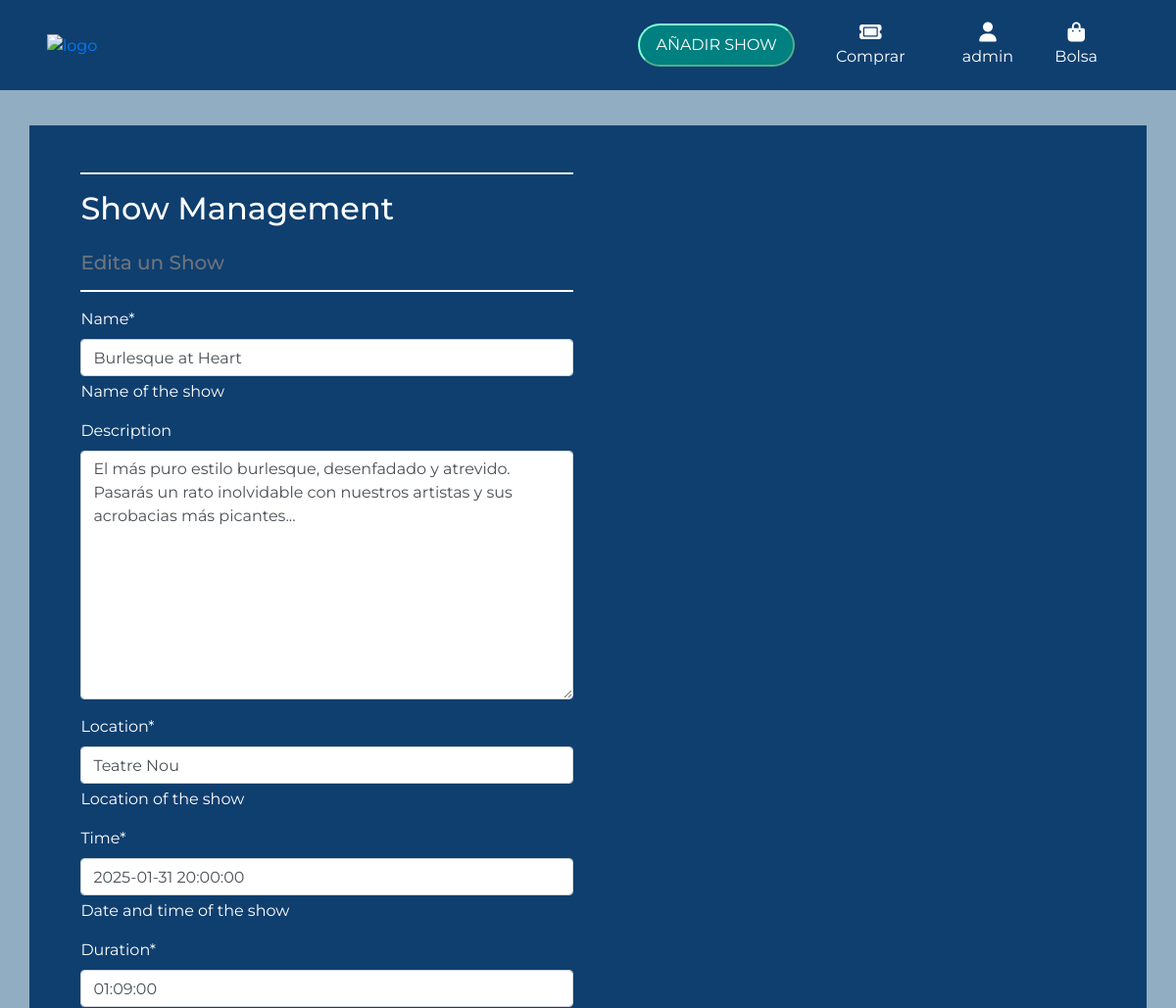
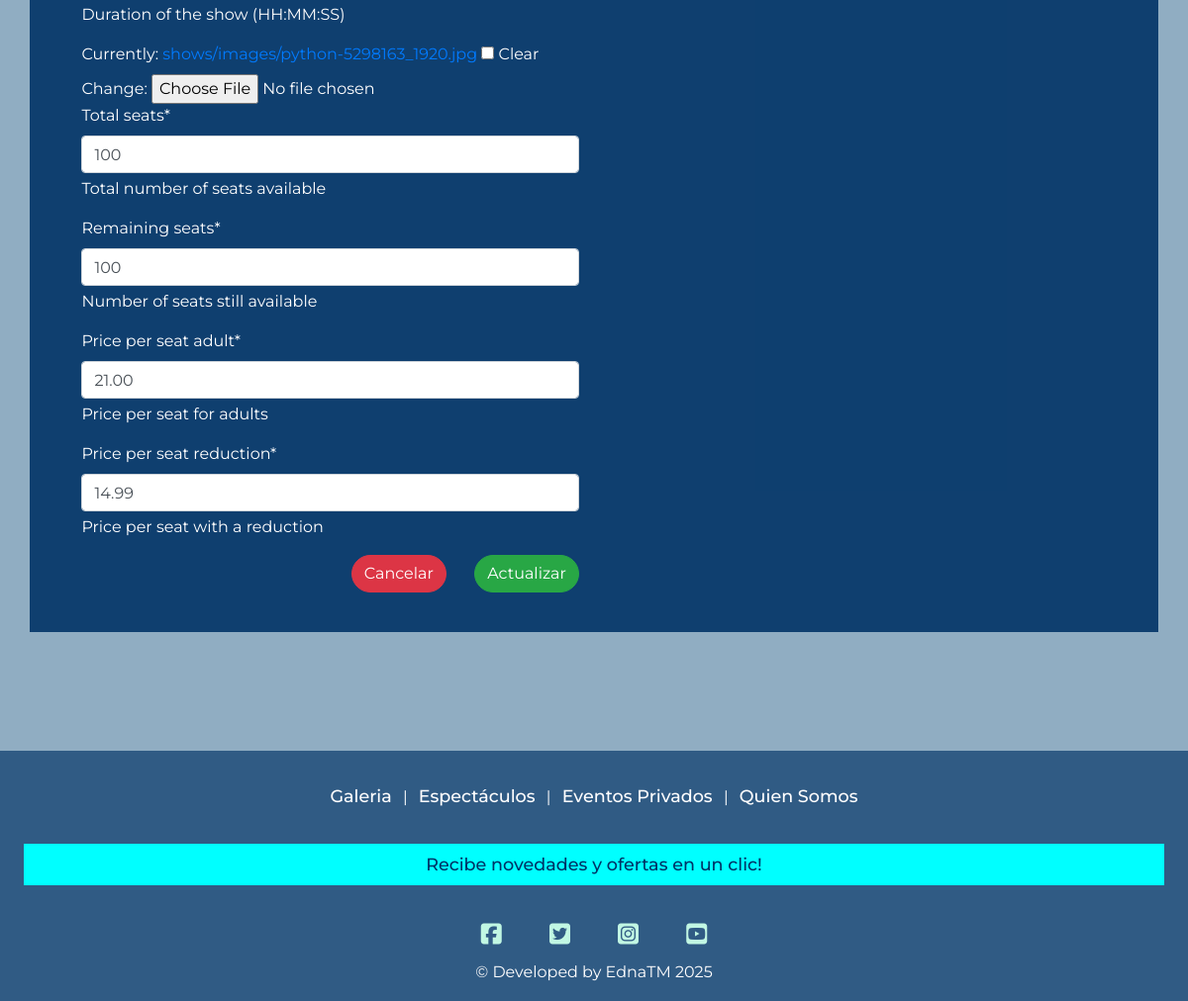
Screenshot of /shows/1/edit/ (signed in) with the database file from the repository (2 pictures, top to bottom).
### shows/models.py (models this page shows, shortened)
class Show(models.Model):
    id = models.IntegerField(primary_key=True, unique=True, editable=False)
    name = models.CharField(max_length=200, help_text="Name of the show")
    description = models.TextField(blank=True, null=True)
    location = models.CharField(max_length=200, help_text="Location of the show")
    time = models.DateTimeField(help_text="Date and time of the show")
    duration = models.DurationField(help_text="Duration of the show (HH:MM:SS)")
    image = models.ImageField(upload_to='shows/images/', help_text="Image representing the show", blank=True, null=True)
    total_seats = models.PositiveIntegerField(help_text="Total number of seats available")
    remaining_seats = models.PositiveIntegerField(help_text="Number of seats still available")
    price_per_seat_adult = models.DecimalField(
        max_digits=5,
        decimal_places=2,
        default=Decimal('20.00'),
        help_text="Price per seat for adults",
    )
    price_per_seat_reduction = models.DecimalField(
        max_digits=5,
        decimal_places=2,
        default=Decimal('15.00'),
        help_text="Price per seat with a reduction"
    )

### shows/views.py (the view)
# urls.py: path('<int:show_id>/edit/', views.edit_show, name='edit_show'),
@login_required
def edit_show(request, show_id):
    show = get_object_or_404(Show, id=show_id)
    if request.method == 'POST':
        form = ShowForm(request.POST, request.FILES, instance=show)
        if form.is_valid():
            form.save()
            messages.success(request, f"The show '{show.name}' has been updated successfully!")
            return redirect('shows:show_details', show_id=show.id)
        else:
            messages.error(request, "Failed to update the show. Please correct the errors below.")
    else:
        form = ShowForm(instance=show)
    return render(request, 'shows/edit_show.html', {'form': form, 'show': show})

### shows/forms.py
class ShowForm(forms.ModelForm):
    class Meta:
        model = Show
        fields = [
            'name', 'description', 'location', 'time', 'duration', 'image',
            'total_seats', 'remaining_seats', 'price_per_seat_adult', 'price_per_seat_reduction'
        ]

### shows/templates/shows/edit_show.html (shortened to what this page needs)
{% extends "base.html" %}
{% load static %}
{% block content %}
    <div id="bag" class="container">
        <div class="row">
            <div class="col-12 col-md-6">
                <hr>
                <h2 class="eg-title mb-4">Show Management</h2>
                <h5 class="text-muted">Edita un Show</h5>
                <hr>
            </div>
        </div>
        <div class="row">
            <div class="col-12 col-md-6">
                <form method="POST" action="{% url 'shows:edit_show' show.id %}" class="form mb-2" enctype="multipart/form-data">
                    {% for field in form %}
                        {% if field.name != 'image' %}
                            {{ field | as_crispy_field }}
                        {% else %}
                            {{ field }}
                        {% endif %}
                    {% endfor %}
                    <div class="text-right">
                        <a class="btn btn-danger rounded-pill mr-4" href="{% url 'shows:show_list' %}" aria-label="cancel the update and return to list of shows">Cancelar</a>
                        <button class="btn btn-success rounded-pill" type="submit">Actualizar</button>
                    </div>
                </form>
            </div>
        </div>
    </div>
{% endblock %}

### templates/base.html (shortened to what this page needs)
{% load static %}
<!-- {% url 'profiles:profile' as profile %}
{% url 'home:subscribe_form' as subscribe_form %} -->
<!doctype html>
<html lang="en">
  <head>
    {% block corecss %}
    <link rel="stylesheet" href="https://cdn.jsdelivr.net/npm/bootstrap@4.6.2/dist/css/bootstrap.min.css"
>
    <link rel="stylesheet" href="{% static 'css/base.css' %}">
    {% endblock %}
  </head>
  <body>
    <header class="container-fluid fixed-top w-100 p-0">
        <div id="topnav" class="row d-none d-lg-flex m-0">
          <div class="col-12 col-sm-3 my-auto py-1 py-lg-0 text-center text-lg-left">
            <a href="{% url 'home' %}" class="nav-link" aria-label="go to the home page">
              <img src="" alt="logo" class="logo">
            </a>
          </div>
          <div class="col-12 col-md-9 my-auto py-1 py-lg-0">
            <ul class="list-inline list-unstyled text-right my-0">
              <li class="list-inline-item">
                {% if user.is_authenticated and user.is_superuser %}
                <div class="my-auto py-1 py-lg-0 mb-4 mb-md-0 pl-md-0">
                    <a href="{% url 'shows:add_show' %}" class="btn btn-add-event rounded-pill mb-4" aria-label="add new show">Añadir Show</a>
                </div>
                {% endif %}
              </li>
              <li class="list-inline-item">
                  <div class="nav-link text-center">
                    <a href="{% url 'shows:show_list' %}" class="mt-0 pt-0">
                      <div><i class="fas fa-ticket fa-lg icon-nav mb-0"></i></div>
                      <p class="my-0 text-white">Comprar</p>
                    </a>
                  </div>
              </li>
              <li class="list-inline-item dropdown">
                <a class="nav-link pt-0 pb-0" href="#" id="user-options" data-toggle="dropdown"
                  aria-haspopup="true" aria-expanded="false">
                  <div class="text-center">
                    <div><i class="fas fa-user fa-lg icon-nav"></i></div>
                    {% if request.user.is_authenticated %}
                    <p class="my-0 text-white">{{ user.username }}</p>
                    {% else %}
                    <p class="my-0 text-white">Mi Cuenta</p>
                    {% endif %}
                  </div>
                </a>
              </li>
              <li class="list-inline-item pr-5">
                <a href="{% url 'bag:bag' %}" aria-label="go to your bag page to update quantity, and see subtotals">
                  <div class="text-center">
                    <div><i class="fas fa-shopping-bag fa-lg icon-nav"></i></div>
                    <p class="my-0 text-white turquoise-hover">
                      {% if grand_total %}
                      ${{ grand_total|floatformat:2 }}
                      {% else %}
                      Bolsa
                      {% endif %}
                    </p>
                  </div>
                </a>
              </li>
            </ul>
          </div>
        </div>
    </header>
    <div class="main-bg">
      <main class="d-flex flex-grow-1 mt-5">
      {% block content %}
      {% endblock %}
      </main>
    </div>
    <footer class="footer d-flex flex-column justify-content-center h-25">
      <p class="mt-3 mb-1 text-center text-white">
        <a href="{% url 'gallery' %}" aria-label="go to the gallery page">Galeria</a> |
        <a href="{% url 'shows:show_list' %}" aria-label="go to the about page">Espectáculos</a> |
        <a href="{}" aria-label="go to service page for individuals">Eventos Privados</a> |
        <a href="{}" aria-label="go to the about page">Quien Somos</a>
      </p>
      <a href="{}" aria-label="go to the newsletter subscription form"><p id="subscribe-link" class="mt-3 mb-1 text-center text-white">Recibe novedades y ofertas en un clic!</p></a>
      <p class="m-0 mt-1 text-center">
          <a href="https://www.facebook.com" target= "_blank" aria-label="go to facebook our facebook profile page"><i class="fab fa-facebook-square icons-social"></i></a>
          <a href="https://www.twitter.com" target= "_blank" aria-label="go to twitter site"><i class="fab fa-twitter-square ms-3 icons-social"></i></a>
          <a href="https://www.instagram.com" target= "_blank" aria-label="go to instagram site"><i class="fab fa-instagram-square ms-3 icons-social"></i></a>
          <a href="https://www.youtube.com" target= "_blank" aria-label="go to youtube site"><i class="fab fa-youtube-square ms-3 icons-social"></i></a>
      </p>
      <p class="m-0 text-center text-white">
        {% block copyright %}© Developed by EdnaTM 2025 {% endblock copyright %}
      </p>
    </footer>
  </body>
</html>

### static/css/base.css (style rules this page uses)
*, *::before, *::after { box-sizing: border-box; }
body { background: url('/media/chica_telas_circo.jpg') no-repeat center center fixed; background-size: cover; color: #555; font-family: "Montserrat", sans-serif; padding: 0 !important; display: flex; flex-direction: column; }
footer { margin-top: 60px; }
a { text-decoration: none !important; }
.main-bg { margin: 0 0 auto; flex-grow: 1 !important; min-height: calc(100vh - 252.8px) !important; max-height: fit-content !important; background-color: rgba(0, 51, 102,0.4); padding: 0 0 120px; }
#topnav, .mobile-nav { background-color: rgba(0, 51, 102,0.9); max-height: 126px; width: 100%; max-width: 100%; padding: 0 17px; }
.btn-add-event, .btn-custom-teal { width: 100%; max-width: 320px; background: teal; color: white; text-transform: uppercase; padding: 0.5rem 1rem; border: outset 2px aquamarine; transition: color .15s ease-in-out,background-color .15s ease-in-out,border-color .15s ease-in-out,box-shadow .15s ease-in-out; }
.nav-link { cursor: pointer; }
.icon-nav { color: #fff; margin-top: 1.5rem; }
.list-inline-item { padding-right: 14px; }
#bag { padding: 2rem; margin-top: 80px; background-color: rgb(0,51,102,0.9); color: #fff; }
#bag .col, #bag .row, #gallery .col, #gallery .row { width:99%; margin: 0 auto !important; }
#bag hr { border: 1px solid #fff; }
#bag button { min-width: 92px; }
.footer { bottom: 0; background-color: rgba(0, 51, 102,0.8); width: 100%; padding: 17px; position: relative; left: 0; right: 0; margin-top: auto; }
footer a { color: #fff !important; text-decoration: none; font-size: 1.1rem; font-weight: 450; margin: 14px 7px; }
#subscribe-link { background-color: aqua; color: #003366 !important; padding: 0.5rem; display: block; width: 100%; font-weight: 500; transition: color .15s ease-in-out,background-color .15s ease-in-out,border-color .15s ease-in-out,box-shadow .15s ease-in-out; }
.icons-social { color: #c1f7e3; font-size: 1.5rem; padding: 15px; transition: all 0.15s linear; }

### rows the page displays
Show: name "Burlesque at Heart" "El más puro estilo burlesque, desenfadado y atrevido. Pasarás un rato inolvidable con nuestros artistas y sus acrobacias más picantes..." "Teatre Nou" "2025-01-31 20:00:00" "01:09:00" "100" "100" "21.00" "14.99"

### other values shown
{{ user.username }} "admin"
